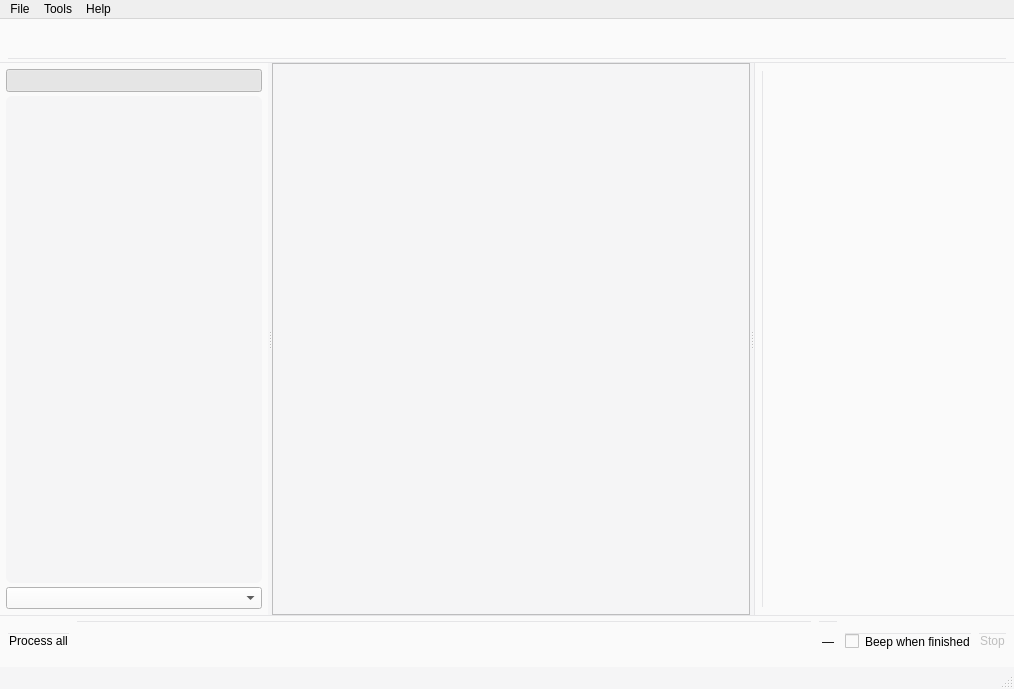
<?xml version="1.0" encoding="UTF-8"?>
<ui version="4.0">
 <class>MainWindow</class>
 <widget class="QMainWindow" name="MainWindow">
  <property name="geometry">
   <rect>
    <x>0</x>
    <y>0</y>
    <width>1014</width>
    <height>689</height>
   </rect>
  </property>
  <property name="sizePolicy">
   <sizepolicy hsizetype="Preferred" vsizetype="Preferred">
    <horstretch>0</horstretch>
    <verstretch>0</verstretch>
   </sizepolicy>
  </property>
  <property name="windowTitle">
   <string>MainWindow</string>
  </property>
  <property name="styleSheet">
   <string notr="true">QMainWindow, #centralwidget { background-color: #F5F5F6; }</string>
  </property>
  <widget class="QWidget" name="centralwidget">
   <property name="sizePolicy">
    <sizepolicy hsizetype="Preferred" vsizetype="Preferred">
     <horstretch>0</horstretch>
     <verstretch>0</verstretch>
    </sizepolicy>
   </property>
   <layout class="QVBoxLayout" name="mainLayout">
    <property name="spacing">
     <number>0</number>
    </property>
    <property name="leftMargin">
     <number>0</number>
    </property>
    <property name="topMargin">
     <number>0</number>
    </property>
    <property name="rightMargin">
     <number>0</number>
    </property>
    <property name="bottomMargin">
     <number>0</number>
    </property>
    <item>
     <widget class="QWidget" name="topToolbar" native="true">
      <property name="minimumSize">
       <size>
        <width>0</width>
        <height>44</height>
       </size>
      </property>
      <property name="maximumSize">
       <size>
        <width>16777215</width>
        <height>44</height>
       </size>
      </property>
      <property name="styleSheet">
       <string notr="true">background-color: #FAFAFA; border-bottom: 1px solid #E5E5E7;</string>
      </property>
      <layout class="QHBoxLayout" name="topToolbarLayout">
       <property name="leftMargin">
        <number>8</number>
       </property>
       <property name="topMargin">
        <number>4</number>
       </property>
       <property name="rightMargin">
        <number>8</number>
       </property>
       <property name="bottomMargin">
        <number>4</number>
       </property>
       <item>
        <widget class="PipelineStripWidget" name="pipelineStrip" native="true"/>
       </item>
      </layout>
     </widget>
    </item>
    <item>
     <widget class="QSplitter" name="splitter">
      <property name="orientation">
       <enum>Qt::Horizontal</enum>
      </property>
      <property name="childrenCollapsible">
       <bool>false</bool>
      </property>
      <widget class="QWidget" name="leftPanel" native="true">
       <property name="minimumSize">
        <size>
         <width>200</width>
         <height>0</height>
        </size>
       </property>
       <property name="maximumSize">
        <size>
         <width>400</width>
         <height>16777215</height>
        </size>
       </property>
       <property name="styleSheet">
        <string notr="true">background-color: #FAFAFA;</string>
       </property>
       <layout class="QVBoxLayout" name="leftPanelLayout">
        <property name="spacing">
         <number>4</number>
        </property>
        <property name="leftMargin">
         <number>6</number>
        </property>
        <property name="topMargin">
         <number>6</number>
        </property>
        <property name="rightMargin">
         <number>6</number>
        </property>
        <property name="bottomMargin">
         <number>6</number>
        </property>
        <item>
         <widget class="QToolButton" name="focusButton">
          <property name="sizePolicy">
           <sizepolicy hsizetype="Minimum" vsizetype="Fixed">
            <horstretch>0</horstretch>
            <verstretch>0</verstretch>
           </sizepolicy>
          </property>
          <property name="statusTip">
           <string>Keep current page in view.</string>
          </property>
          <property name="text">
           <string/>
          </property>
          <property name="icon">
           <iconset resource="../resources/resources.qrc">
            <normaloff>:/icons/keep-in-view.png</normaloff>:/icons/keep-in-view.png</iconset>
          </property>
          <property name="checkable">
           <bool>true</bool>
          </property>
          <property name="checked">
           <bool>true</bool>
          </property>
         </widget>
        </item>
        <item>
         <widget class="QGraphicsView" name="thumbView">
          <property name="statusTip">
           <string>Use Home, End, PgUp (or Q), PgDown (or W) to navigate between pages.</string>
          </property>
          <property name="alignment">
           <set>Qt::AlignHCenter|Qt::AlignTop</set>
          </property>
          <property name="styleSheet">
           <string notr="true">border: none; border-radius: 6px; background-color: #F5F5F6;</string>
          </property>
         </widget>
        </item>
        <item>
         <widget class="QComboBox" name="sortOptions">
          <property name="sizeAdjustPolicy">
           <enum>QComboBox::AdjustToMinimumContentsLength</enum>
          </property>
         </widget>
        </item>
       </layout>
      </widget>
      <widget class="QFrame" name="imageViewFrame">
       <property name="sizePolicy">
        <sizepolicy hsizetype="Expanding" vsizetype="Expanding">
         <horstretch>1</horstretch>
         <verstretch>1</verstretch>
        </sizepolicy>
       </property>
       <property name="frameShape">
        <enum>QFrame::StyledPanel</enum>
       </property>
       <property name="frameShadow">
        <enum>QFrame::Sunken</enum>
       </property>
       <property name="styleSheet">
        <string notr="true">background-color: #F5F5F6;</string>
       </property>
      </widget>
      <widget class="QWidget" name="rightPanel" native="true">
       <property name="minimumSize">
        <size>
         <width>260</width>
         <height>0</height>
        </size>
       </property>
       <property name="maximumSize">
        <size>
         <width>420</width>
         <height>16777215</height>
        </size>
       </property>
       <property name="styleSheet">
        <string notr="true">background-color: #FAFAFA; border-left: 1px solid #E5E5E7;</string>
       </property>
       <layout class="QVBoxLayout" name="rightPanelLayout">
        <property name="leftMargin">
         <number>8</number>
        </property>
        <property name="topMargin">
         <number>8</number>
        </property>
        <property name="rightMargin">
         <number>8</number>
        </property>
        <property name="bottomMargin">
         <number>8</number>
        </property>
        <item>
         <widget class="NonOwningWidget" name="filterOptions" native="true"/>
        </item>
       </layout>
      </widget>
     </widget>
    </item>
    <item>
     <widget class="QWidget" name="bottomPanel" native="true">
      <property name="minimumSize">
       <size>
        <width>0</width>
        <height>52</height>
       </size>
      </property>
      <property name="maximumSize">
       <size>
        <width>16777215</width>
        <height>52</height>
       </size>
      </property>
      <property name="styleSheet">
       <string notr="true">background-color: #FAFAFA; border-top: 1px solid #E5E5E7;</string>
      </property>
      <layout class="QHBoxLayout" name="bottomPanelLayout">
       <property name="leftMargin">
        <number>8</number>
       </property>
       <property name="topMargin">
        <number>6</number>
       </property>
       <property name="rightMargin">
        <number>8</number>
       </property>
       <property name="bottomMargin">
        <number>6</number>
       </property>
       <property name="spacing">
        <number>8</number>
       </property>
       <item>
        <widget class="QPushButton" name="batchProcessAllButton">
         <property name="text">
          <string>Process all</string>
         </property>
         <property name="toolTip">
          <string>Run batch processing for all pages</string>
         </property>
        </widget>
       </item>
       <item>
        <widget class="QWidget" name="bottomSpacer" native="true">
         <property name="sizePolicy">
          <sizepolicy hsizetype="Expanding" vsizetype="Preferred">
           <horstretch>1</horstretch>
           <verstretch>0</verstretch>
          </sizepolicy>
         </property>
        </widget>
       </item>
       <item>
        <widget class="QLabel" name="batchProgressLabel">
         <property name="text">
          <string>—</string>
         </property>
        </widget>
       </item>
       <item>
        <widget class="QCheckBox" name="beepWhenFinished">
         <property name="text">
          <string>Beep when finished</string>
         </property>
        </widget>
       </item>
       <item>
        <widget class="QPushButton" name="batchStopButton">
         <property name="text">
          <string>Stop</string>
         </property>
         <property name="enabled">
          <bool>false</bool>
         </property>
        </widget>
       </item>
      </layout>
     </widget>
    </item>
   </layout>
  </widget>
  <widget class="QMenuBar" name="menubar">
   <property name="geometry">
    <rect>
     <x>0</x>
     <y>0</y>
     <width>1014</width>
     <height>21</height>
    </rect>
   </property>
   <widget class="QMenu" name="menuDebug">
    <property name="title">
     <string>Tools</string>
    </property>
    <addaction name="actionFixDpi"/>
    <addaction name="actionRelinking"/>
    <addaction name="separator"/>
    <addaction name="actionDebug"/>
    <addaction name="separator"/>
    <addaction name="actionSettings"/>
   </widget>
   <widget class="QMenu" name="menuFile">
    <property name="title">
     <string>File</string>
    </property>
    <addaction name="actionNewProject"/>
    <addaction name="actionOpenProject"/>
    <addaction name="separator"/>
    <addaction name="actionSaveProject"/>
    <addaction name="actionSaveProjectAs"/>
    <addaction name="separator"/>
    <addaction name="actionCloseProject"/>
    <addaction name="separator"/>
    <addaction name="actionQuit"/>
   </widget>
   <widget class="QMenu" name="menuHelp">
    <property name="title">
     <string>Help</string>
    </property>
    <addaction name="actionAbout"/>
   </widget>
   <addaction name="menuFile"/>
   <addaction name="menuDebug"/>
   <addaction name="menuHelp"/>
  </widget>
  <widget class="QStatusBar" name="statusBar"/>
  <action name="actionDebug">
   <property name="checkable">
    <bool>true</bool>
   </property>
   <property name="checked">
    <bool>false</bool>
   </property>
   <property name="text">
    <string>Debug Mode</string>
   </property>
  </action>
  <action name="actionSaveProject">
   <property name="text">
    <string>Save Project</string>
   </property>
   <property name="shortcut">
    <string>Ctrl+S</string>
   </property>
  </action>
  <action name="actionSaveProjectAs">
   <property name="text">
    <string>Save Project As ...</string>
   </property>
   <property name="shortcut">
    <string>Ctrl+Shift+S</string>
   </property>
  </action>
  <action name="actionNextPage">
   <property name="text">
    <string>Next Page</string>
   </property>
   <property name="shortcut">
    <string>PgDown</string>
   </property>
   <property name="autoRepeat">
    <bool>false</bool>
   </property>
  </action>
  <action name="actionPrevPage">
   <property name="text">
    <string>Previous Page</string>
   </property>
   <property name="shortcut">
    <string>PgUp</string>
   </property>
   <property name="autoRepeat">
    <bool>false</bool>
   </property>
  </action>
  <action name="actionNewProject">
   <property name="text">
    <string>New Project ...</string>
   </property>
   <property name="shortcut">
    <string>Ctrl+N</string>
   </property>
  </action>
  <action name="actionOpenProject">
   <property name="text">
    <string>Open Project ...</string>
   </property>
   <property name="shortcut">
    <string>Ctrl+O</string>
   </property>
  </action>
  <action name="actionPrevPageQ">
   <property name="text">
    <string>Previous Page</string>
   </property>
   <property name="shortcut">
    <string>Q</string>
   </property>
   <property name="autoRepeat">
    <bool>false</bool>
   </property>
  </action>
  <action name="actionNextPageW">
   <property name="text">
    <string>Next Page</string>
   </property>
   <property name="shortcut">
    <string>W</string>
   </property>
   <property name="autoRepeat">
    <bool>false</bool>
   </property>
  </action>
  <action name="actionCloseProject">
   <property name="text">
    <string>Close Project</string>
   </property>
   <property name="shortcut">
    <string>Ctrl+W</string>
   </property>
  </action>
  <action name="actionQuit">
   <property name="text">
    <string>Quit</string>
   </property>
   <property name="shortcut">
    <string>Ctrl+Q</string>
   </property>
  </action>
  <action name="actionSettings">
   <property name="text">
    <string>Settings ...</string>
   </property>
  </action>
  <action name="actionFirstPage">
   <property name="text">
    <string>First Page</string>
   </property>
   <property name="shortcut">
    <string>Home</string>
   </property>
  </action>
  <action name="actionLastPage">
   <property name="text">
    <string>Last Page</string>
   </property>
   <property name="shortcut">
    <string>End</string>
   </property>
  </action>
  <action name="actionAbout">
   <property name="text">
    <string>About</string>
   </property>
  </action>
  <action name="actionFixDpi">
   <property name="text">
    <string>Fix DPI ...</string>
   </property>
  </action>
  <action name="actionRelinking">
   <property name="text">
    <string>Relinking ...</string>
   </property>
  </action>
 </widget>
 <customwidgets>
  <customwidget>
   <class>PipelineStripWidget</class>
   <extends>QWidget</extends>
   <header>PipelineStripWidget.h</header>
  </customwidget>
  <customwidget>
   <class>NonOwningWidget</class>
   <extends>QWidget</extends>
   <header>NonOwningWidget.h</header>
   <container>1</container>
  </customwidget>
 </customwidgets>
 <resources>
  <include location="../resources/resources.qrc"/>
 </resources>
 <connections/>
</ui>
